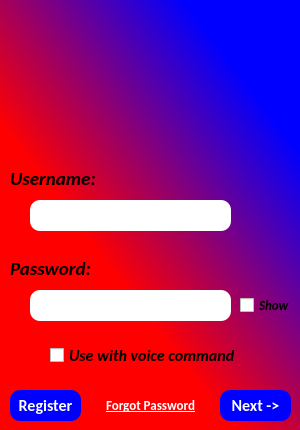
<?xml version="1.0" encoding="UTF-8"?>
<ui version="4.0">
 <class>MainWindow</class>
 <widget class="QMainWindow" name="MainWindow">
  <property name="geometry">
   <rect>
    <x>0</x>
    <y>0</y>
    <width>300</width>
    <height>430</height>
   </rect>
  </property>
  <property name="minimumSize">
   <size>
    <width>300</width>
    <height>430</height>
   </size>
  </property>
  <property name="maximumSize">
   <size>
    <width>300</width>
    <height>430</height>
   </size>
  </property>
  <property name="font">
   <font>
    <weight>50</weight>
    <bold>false</bold>
    <kerning>true</kerning>
   </font>
  </property>
  <property name="windowTitle">
   <string>Login System</string>
  </property>
  <property name="windowIcon">
   <iconset>
    <normaloff>image/logo_icone.ico</normaloff>image/logo_icone.ico</iconset>
  </property>
  <property name="styleSheet">
   <string notr="true">background-color: qlineargradient(spread:pad, x1:0.323455, y1:0.722, x2:0.807045, y2:0.227, stop:0.119318 rgba(255, 0, 0, 255), stop:1 rgba(0, 0, 255, 255));</string>
  </property>
  <widget class="QWidget" name="centralwidget">
   <widget class="QLabel" name="Logo">
    <property name="geometry">
     <rect>
      <x>80</x>
      <y>0</y>
      <width>131</width>
      <height>161</height>
     </rect>
    </property>
    <property name="styleSheet">
     <string notr="true">background-color: none;</string>
    </property>
    <property name="text">
     <string/>
    </property>
    <property name="pixmap">
     <pixmap>image/LogoPrincipal.png</pixmap>
    </property>
    <property name="scaledContents">
     <bool>false</bool>
    </property>
   </widget>
   <widget class="QLabel" name="Username">
    <property name="geometry">
     <rect>
      <x>10</x>
      <y>170</y>
      <width>111</width>
      <height>16</height>
     </rect>
    </property>
    <property name="font">
     <font>
      <family>Calibri</family>
      <pointsize>14</pointsize>
      <weight>75</weight>
      <italic>true</italic>
      <bold>true</bold>
     </font>
    </property>
    <property name="styleSheet">
     <string notr="true">background-color: none;</string>
    </property>
    <property name="text">
     <string>Username:</string>
    </property>
   </widget>
   <widget class="QLabel" name="Password">
    <property name="geometry">
     <rect>
      <x>10</x>
      <y>260</y>
      <width>111</width>
      <height>16</height>
     </rect>
    </property>
    <property name="font">
     <font>
      <family>Calibri</family>
      <pointsize>14</pointsize>
      <weight>75</weight>
      <italic>true</italic>
      <bold>true</bold>
     </font>
    </property>
    <property name="styleSheet">
     <string notr="true">background-color: none;</string>
    </property>
    <property name="text">
     <string>Password:</string>
    </property>
   </widget>
   <widget class="QLineEdit" name="EntryUser">
    <property name="geometry">
     <rect>
      <x>30</x>
      <y>200</y>
      <width>201</width>
      <height>31</height>
     </rect>
    </property>
    <property name="font">
     <font>
      <family>Calibri</family>
      <pointsize>14</pointsize>
      <weight>75</weight>
      <bold>true</bold>
     </font>
    </property>
    <property name="autoFillBackground">
     <bool>false</bool>
    </property>
    <property name="styleSheet">
     <string notr="true">background-color: rgb(255, 255, 255);
border-radius: 10px;</string>
    </property>
    <property name="inputMask">
     <string/>
    </property>
    <property name="text">
     <string/>
    </property>
    <property name="alignment">
     <set>Qt::AlignLeading|Qt::AlignLeft|Qt::AlignVCenter</set>
    </property>
    <property name="placeholderText">
     <string/>
    </property>
   </widget>
   <widget class="QLineEdit" name="EntryPass">
    <property name="geometry">
     <rect>
      <x>30</x>
      <y>290</y>
      <width>201</width>
      <height>31</height>
     </rect>
    </property>
    <property name="font">
     <font>
      <family>Calibri</family>
      <pointsize>14</pointsize>
      <weight>75</weight>
      <bold>true</bold>
     </font>
    </property>
    <property name="styleSheet">
     <string notr="true">background-color: rgb(255, 255, 255);
border-radius: 10px;</string>
    </property>
    <property name="inputMask">
     <string/>
    </property>
    <property name="text">
     <string/>
    </property>
    <property name="echoMode">
     <enum>QLineEdit::Password</enum>
    </property>
    <property name="alignment">
     <set>Qt::AlignLeading|Qt::AlignLeft|Qt::AlignVCenter</set>
    </property>
    <property name="placeholderText">
     <string/>
    </property>
    <property name="cursorMoveStyle">
     <enum>Qt::VisualMoveStyle</enum>
    </property>
   </widget>
   <widget class="QCheckBox" name="Show">
    <property name="geometry">
     <rect>
      <x>240</x>
      <y>290</y>
      <width>70</width>
      <height>31</height>
     </rect>
    </property>
    <property name="font">
     <font>
      <family>Calibri</family>
      <pointsize>10</pointsize>
      <weight>75</weight>
      <italic>true</italic>
      <bold>true</bold>
     </font>
    </property>
    <property name="styleSheet">
     <string notr="true">background-color: none;</string>
    </property>
    <property name="text">
     <string>Show</string>
    </property>
   </widget>
   <widget class="QPushButton" name="Next">
    <property name="geometry">
     <rect>
      <x>220</x>
      <y>390</y>
      <width>71</width>
      <height>31</height>
     </rect>
    </property>
    <property name="font">
     <font>
      <family>Calibri</family>
      <pointsize>12</pointsize>
      <weight>75</weight>
      <italic>false</italic>
      <bold>true</bold>
     </font>
    </property>
    <property name="cursor">
     <cursorShape>PointingHandCursor</cursorShape>
    </property>
    <property name="styleSheet">
     <string notr="true">color: rgb(255, 255, 255);
background-color: rgb(0, 0, 255);
border-radius: 10px;</string>
    </property>
    <property name="text">
     <string>Next -&gt;</string>
    </property>
   </widget>
   <widget class="QPushButton" name="Register">
    <property name="geometry">
     <rect>
      <x>10</x>
      <y>390</y>
      <width>71</width>
      <height>31</height>
     </rect>
    </property>
    <property name="font">
     <font>
      <family>Calibri</family>
      <pointsize>12</pointsize>
      <weight>75</weight>
      <italic>false</italic>
      <bold>true</bold>
     </font>
    </property>
    <property name="cursor">
     <cursorShape>PointingHandCursor</cursorShape>
    </property>
    <property name="styleSheet">
     <string notr="true">color: rgb(255, 255, 255);
background-color: rgb(0, 0, 255);
border-radius: 10px;</string>
    </property>
    <property name="text">
     <string>Register</string>
    </property>
   </widget>
   <widget class="QLineEdit" name="EntryEmail">
    <property name="geometry">
     <rect>
      <x>30</x>
      <y>470</y>
      <width>201</width>
      <height>31</height>
     </rect>
    </property>
    <property name="font">
     <font>
      <family>Calibri</family>
      <pointsize>14</pointsize>
      <weight>75</weight>
      <bold>true</bold>
     </font>
    </property>
    <property name="autoFillBackground">
     <bool>false</bool>
    </property>
    <property name="styleSheet">
     <string notr="true">background-color: rgb(255, 255, 255);
border-radius: 10px;</string>
    </property>
    <property name="inputMask">
     <string/>
    </property>
    <property name="text">
     <string/>
    </property>
    <property name="alignment">
     <set>Qt::AlignLeading|Qt::AlignLeft|Qt::AlignVCenter</set>
    </property>
    <property name="placeholderText">
     <string/>
    </property>
   </widget>
   <widget class="QLabel" name="Email">
    <property name="geometry">
     <rect>
      <x>10</x>
      <y>440</y>
      <width>111</width>
      <height>16</height>
     </rect>
    </property>
    <property name="font">
     <font>
      <family>Calibri</family>
      <pointsize>14</pointsize>
      <weight>75</weight>
      <italic>true</italic>
      <bold>true</bold>
     </font>
    </property>
    <property name="styleSheet">
     <string notr="true">background-color: none;</string>
    </property>
    <property name="text">
     <string>E-mail:</string>
    </property>
   </widget>
   <widget class="QLineEdit" name="EntryCity">
    <property name="geometry">
     <rect>
      <x>30</x>
      <y>540</y>
      <width>201</width>
      <height>31</height>
     </rect>
    </property>
    <property name="font">
     <font>
      <family>Calibri</family>
      <pointsize>14</pointsize>
      <weight>75</weight>
      <bold>true</bold>
     </font>
    </property>
    <property name="autoFillBackground">
     <bool>false</bool>
    </property>
    <property name="styleSheet">
     <string notr="true">background-color: rgb(255, 255, 255);
border-radius: 10px;</string>
    </property>
    <property name="inputMask">
     <string/>
    </property>
    <property name="text">
     <string/>
    </property>
    <property name="alignment">
     <set>Qt::AlignLeading|Qt::AlignLeft|Qt::AlignVCenter</set>
    </property>
    <property name="placeholderText">
     <string/>
    </property>
   </widget>
   <widget class="QLabel" name="City">
    <property name="geometry">
     <rect>
      <x>10</x>
      <y>505</y>
      <width>111</width>
      <height>31</height>
     </rect>
    </property>
    <property name="font">
     <font>
      <family>Calibri</family>
      <pointsize>14</pointsize>
      <weight>75</weight>
      <italic>true</italic>
      <bold>true</bold>
     </font>
    </property>
    <property name="styleSheet">
     <string notr="true">background-color: none;</string>
    </property>
    <property name="text">
     <string>City:</string>
    </property>
   </widget>
   <widget class="QCheckBox" name="Voice">
    <property name="geometry">
     <rect>
      <x>50</x>
      <y>340</y>
      <width>191</width>
      <height>31</height>
     </rect>
    </property>
    <property name="font">
     <font>
      <family>Calibri</family>
      <pointsize>12</pointsize>
      <weight>75</weight>
      <italic>true</italic>
      <bold>true</bold>
     </font>
    </property>
    <property name="styleSheet">
     <string notr="true">background-color: none;</string>
    </property>
    <property name="text">
     <string>Use with voice command</string>
    </property>
   </widget>
   <widget class="QPushButton" name="Back">
    <property name="geometry">
     <rect>
      <x>120</x>
      <y>450</y>
      <width>71</width>
      <height>31</height>
     </rect>
    </property>
    <property name="font">
     <font>
      <family>Calibri</family>
      <pointsize>12</pointsize>
      <weight>75</weight>
      <italic>false</italic>
      <bold>true</bold>
     </font>
    </property>
    <property name="cursor">
     <cursorShape>PointingHandCursor</cursorShape>
    </property>
    <property name="styleSheet">
     <string notr="true">color: rgb(255, 255, 255);
background-color: rgb(0, 0, 255);
border-radius: 10px;</string>
    </property>
    <property name="text">
     <string>&lt;- Back</string>
    </property>
   </widget>
   <widget class="QLabel" name="LabelRegister">
    <property name="geometry">
     <rect>
      <x>340</x>
      <y>30</y>
      <width>211</width>
      <height>71</height>
     </rect>
    </property>
    <property name="font">
     <font>
      <family>Calibri</family>
      <pointsize>22</pointsize>
      <weight>75</weight>
      <italic>true</italic>
      <bold>true</bold>
      <underline>false</underline>
      <strikeout>false</strikeout>
      <stylestrategy>PreferDefault</stylestrategy>
      <kerning>true</kerning>
     </font>
    </property>
    <property name="styleSheet">
     <string notr="true">color: rgb(255, 255, 255);
background-color: none;</string>
    </property>
    <property name="text">
     <string>Register System</string>
    </property>
   </widget>
   <widget class="QPushButton" name="Forgot">
    <property name="geometry">
     <rect>
      <x>90</x>
      <y>395</y>
      <width>121</width>
      <height>21</height>
     </rect>
    </property>
    <property name="font">
     <font>
      <family>Calibri</family>
      <pointsize>10</pointsize>
      <weight>75</weight>
      <italic>false</italic>
      <bold>true</bold>
      <underline>true</underline>
     </font>
    </property>
    <property name="cursor">
     <cursorShape>PointingHandCursor</cursorShape>
    </property>
    <property name="styleSheet">
     <string notr="true">color: rgb(255, 255, 255);
background-color: none;
border-radius: 10px;</string>
    </property>
    <property name="text">
     <string>Forgot Password</string>
    </property>
   </widget>
   <widget class="QLabel" name="Background">
    <property name="geometry">
     <rect>
      <x>0</x>
      <y>0</y>
      <width>320</width>
      <height>431</height>
     </rect>
    </property>
    <property name="text">
     <string/>
    </property>
    <property name="pixmap">
     <pixmap>image/fundo.png</pixmap>
    </property>
    <property name="scaledContents">
     <bool>true</bool>
    </property>
   </widget>
   <zorder>Background</zorder>
   <zorder>Logo</zorder>
   <zorder>Username</zorder>
   <zorder>Password</zorder>
   <zorder>EntryUser</zorder>
   <zorder>EntryPass</zorder>
   <zorder>Show</zorder>
   <zorder>Next</zorder>
   <zorder>Register</zorder>
   <zorder>EntryEmail</zorder>
   <zorder>Email</zorder>
   <zorder>EntryCity</zorder>
   <zorder>City</zorder>
   <zorder>Voice</zorder>
   <zorder>Back</zorder>
   <zorder>LabelRegister</zorder>
   <zorder>Forgot</zorder>
  </widget>
 </widget>
 <resources/>
 <connections/>
</ui>
